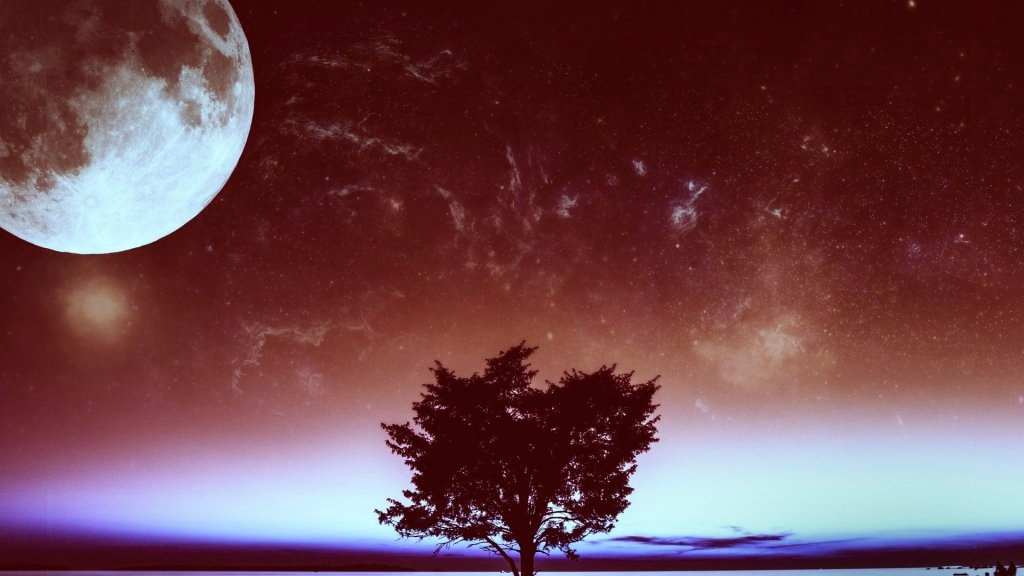
#> input picture OpenCV_Learning/Samples/tree_galaxy.jpg, 1024 x 576 px, found by its file name
$ jupyter execute Lesson_1_Base_ColSpace.ipynb   (shell and % lines are left out)
#> lines starting #> are read from the running program, lines starting #| are printed output that depends on the picture; after the words box and inside, x2 and y2 are one past the last pixel; in counts of white or black regions, pixels touching at a corner belong together
[cell 1]
import numpy as np
import matplotlib.pyplot as plt
import cv2

plt.rcParams['figure.figsize'] = (10.0, 8.0) # set default size of plots
plt.rcParams['image.interpolation'] = 'nearest'
plt.rcParams['image.cmap'] = 'gray'

[cell 2]
img = cv2.imread('F:\OpenCV3/tree_galaxy.jpg', 1)
#> img is the input picture: shape (576, 1024, 3); mean B, G, R 77.4, 69.9, 111.5
img = img[:,:,::-1]
plt.imshow(img)
plt.show()

[cell 3]
#get a pixel and amend it
px = img[100,100]
#> px = [129, 110, 103]
print(px)
#| [129 110 103]
px_blue = img[100,100,0]
#> px_blue = 129
print(px_blue)
#| 129
img[100,100] = [255,255,255]
#> img: shape (576, 1024, 3); mean R, G, B 111.5, 69.9, 77.4
print(img[100,100])
#| [255 255 255]

[cell 4]
#get the h,w,c with img,shape
height, width, channels = img.shape
#> height = 576; width = 1024; channels = 3
print((height,width,channels))
#| (576, 1024, 3)
#data_type
print(img.dtype)
#| uint8
#the total pixels h*w*c
print(img.size)
#| 1769472

[cell 5]
#something about ROI
tree = img[330:, 360:700]
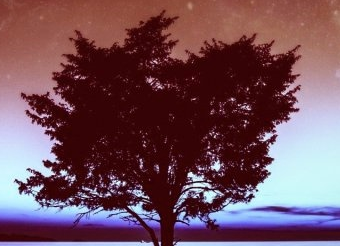
#> tree: shape (246, 340, 3); mean R, G, B 114.1, 77.8, 89.8
plt.imshow(tree[:,:,::-1])
plt.show()
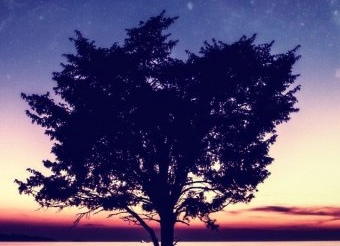
#> shown: shape (246, 340, 3); mean R, G, B 89.8, 77.8, 114.1

[cell 6]
#split the channels and merge
b, g, r = cv2.split(img)
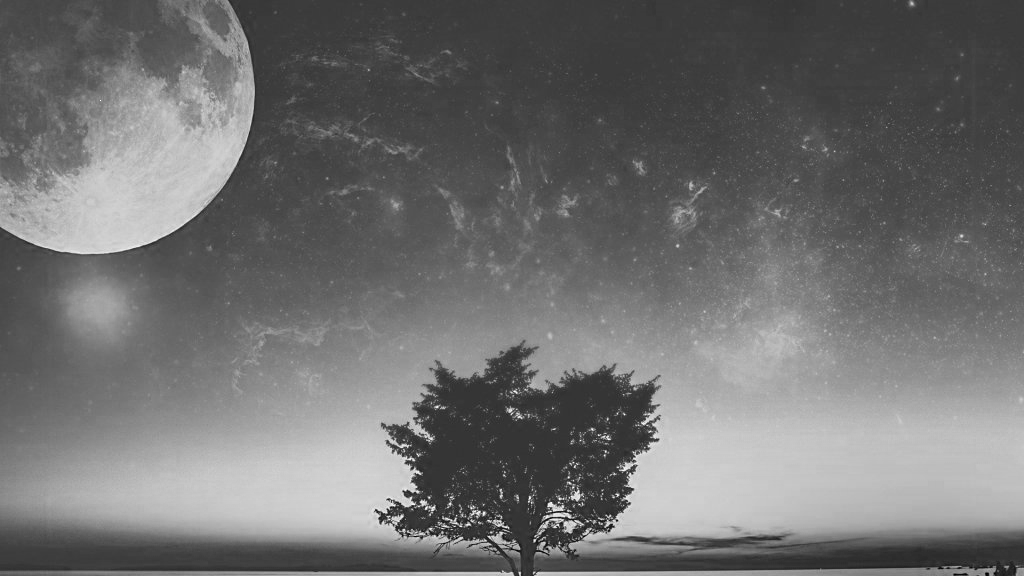
#> b: shape (576, 1024); min 0, max 255, mean 111.5
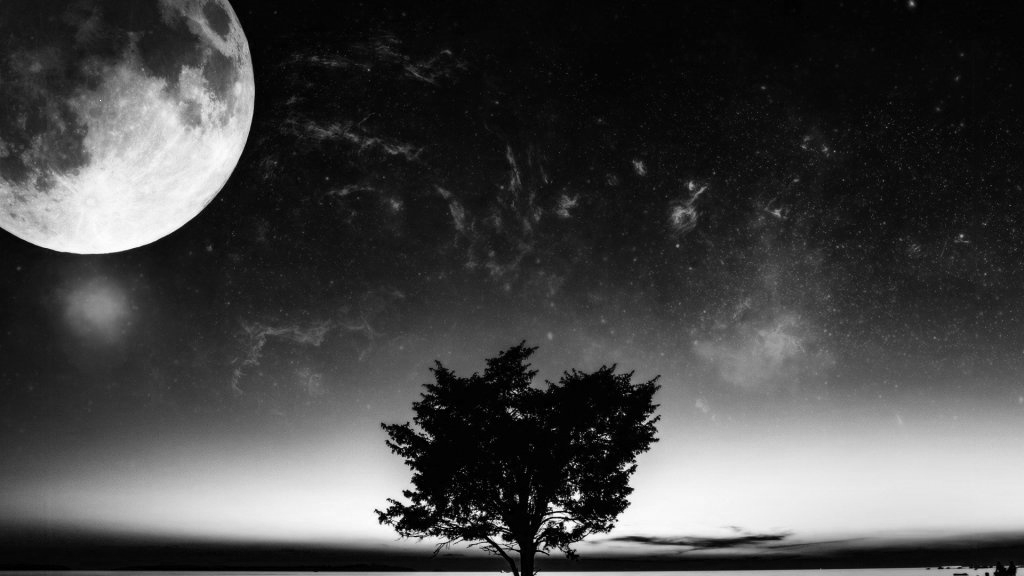
#> g: shape (576, 1024); min 0, max 255, mean 69.9
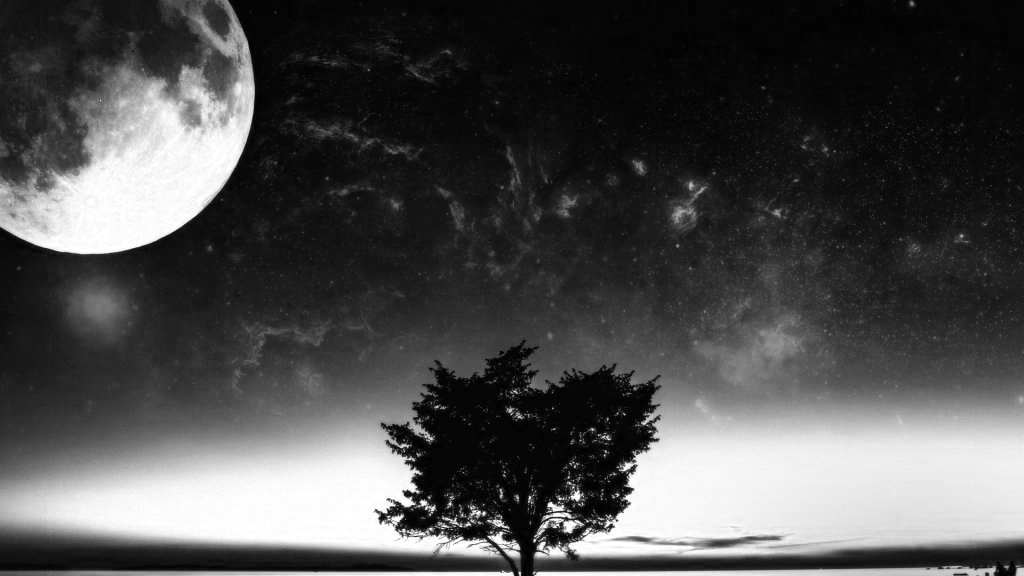
#> r: shape (576, 1024); min 0, max 255, mean 77.4
img_t = cv2.merge((b,g,r))
plt.imshow(img_t[:,:,::-1])
plt.show()
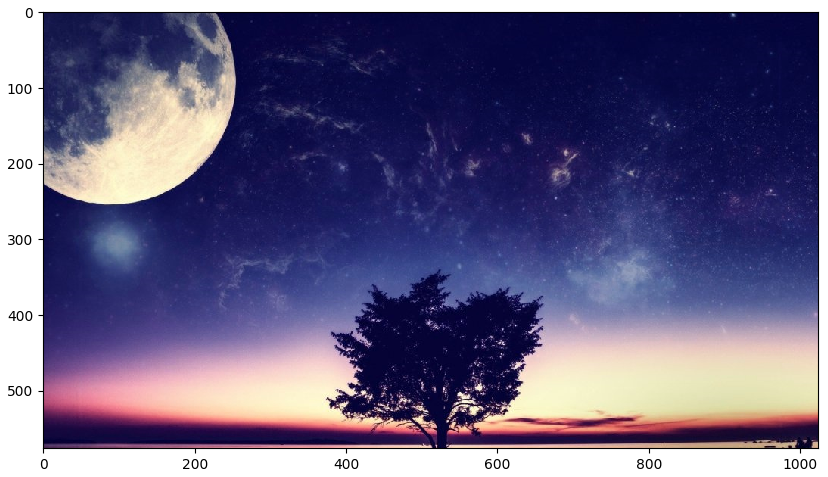
#> figure drawn by matplotlib, 1 panel; B, G, R data is drawn as R, G, B

b = img[:,:,0]
g = img[:,:,1]
r = img[:,:,2]
plt.imshow( cv2.merge((b,g,r))[:,:,::-1] )
plt.show()

[cell 7]
#colorspace changing
img_gray = cv2.cvtColor( img, cv2.COLOR_BGR2GRAY )
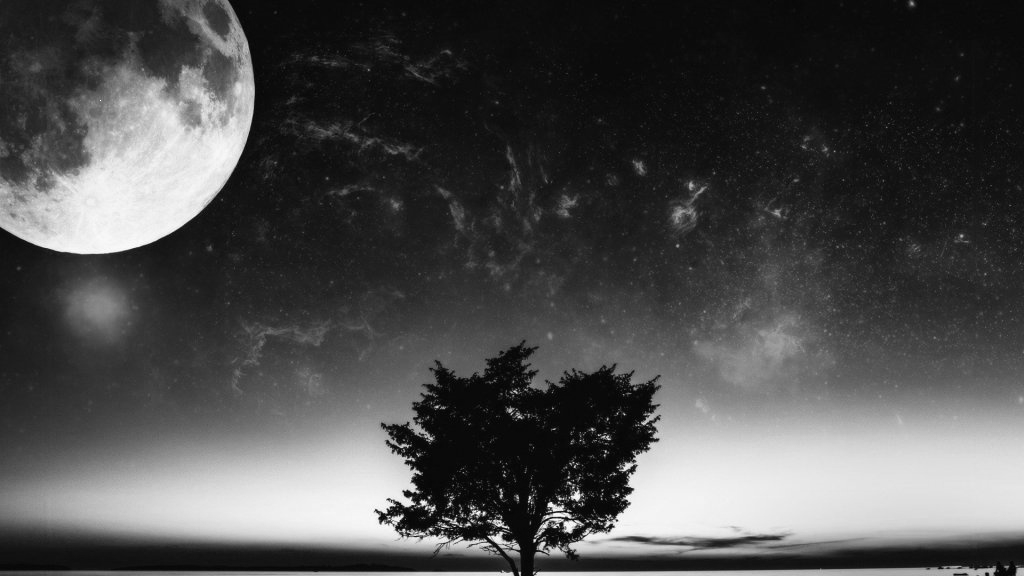
#> img_gray: shape (576, 1024); min 3, max 255, mean 76.9
plt.imshow(img_gray)
plt.show()
#the add change_model
flags = [i for i in dir(cv2) if i.startswith('COLOR_')]
print(flags)

[cell 8]
#follow something with specfic color(eg:blue)
blue = np.uint8( [[[255,0,0]]] )
hsv_blue = cv2.cvtColor( blue, cv2.COLOR_BGR2HSV )
print(hsv_blue)
lower_blue = np.array([100,110,110])
upper_blue = np.array([130,255,255])

hsv = cv2.cvtColor( img, cv2.COLOR_BGR2HSV )
#> hsv: shape (576, 1024, 3); mean H, S, V 108.1, 153.1, 121.6
mask = cv2.inRange( hsv, lower_blue, upper_blue )
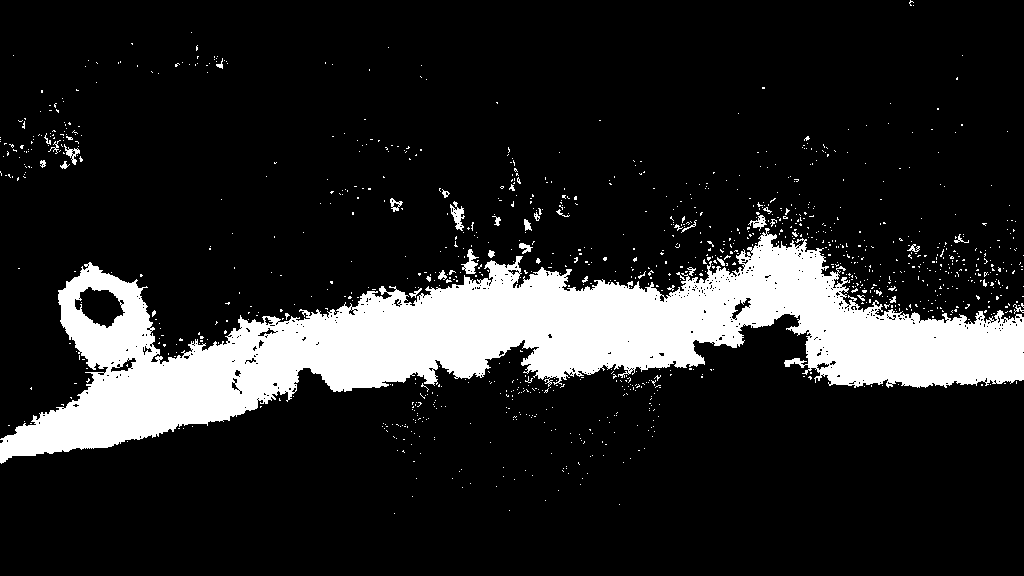
#> mask: shape (576, 1024); 15% white; 1126 white regions (1089 under 20 px), largest, box (x1, y1, x2, y2) and area: (0, 228, 1024, 464) 83852, (450, 201, 465, 231) 208, (461, 249, 479, 274) 198
res = cv2.bitwise_and( img, img, mask = mask )
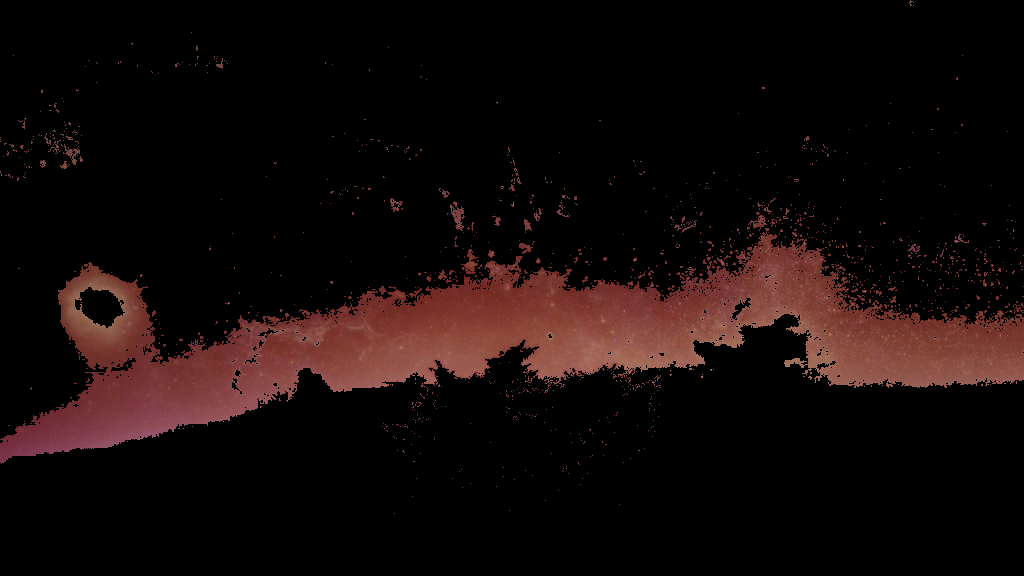
#> res: shape (576, 1024, 3); mean R, G, B 19.7, 10.1, 9.2
plt.imshow(cv2.cvtColor(res,cv2.COLOR_HSV2RGB))
plt.show()
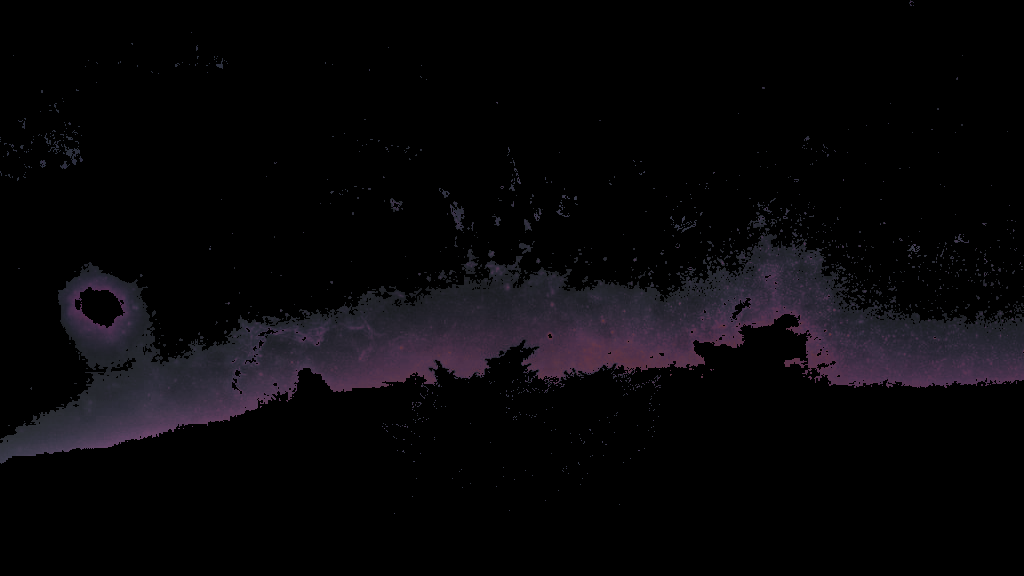
#> shown: shape (576, 1024, 3); mean R, G, B 8, 6.6, 9
